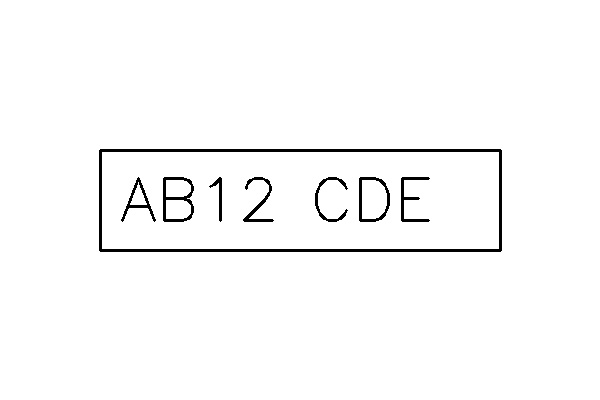
#> input picture anpr_system/data/test_images/test_plate.jpg, 600 x 400 px
$ python simple_detector.py ../data/test_images/test_plate.jpg
#> lines starting #> are read from the running program, lines starting #| are printed output that depends on the picture; after the words box and inside, x2 and y2 are one past the last pixel; in counts of white or black regions, pixels touching at a corner belong together
import cv2
import numpy as np
import pytesseract
import re
import sys
from PIL import Image

def detect_and_recognize_plate(image_path):
    """
    Simple approach to detect and recognize a UK license plate.
    """
#> called with image_path = '../data/test_images/test_plate.jpg'
    # Load the image
    image = cv2.imread(image_path)
#> image is the input picture: shape (400, 600, 3); min 0, max 255, mean 249.4
    if image is None:
        print(f"Error loading image: {image_path}")
        return None, None

    # Show original image
    cv2.imshow("Original Image", image)

    # Convert to grayscale
    gray = cv2.cvtColor(image, cv2.COLOR_BGR2GRAY)

    # Apply Gaussian blur to reduce noise
    blurred = cv2.GaussianBlur(gray, (5, 5), 0)

    # Apply binary thresholding
    _, thresh = cv2.threshold(blurred, 0, 255, cv2.THRESH_BINARY + cv2.THRESH_OTSU)
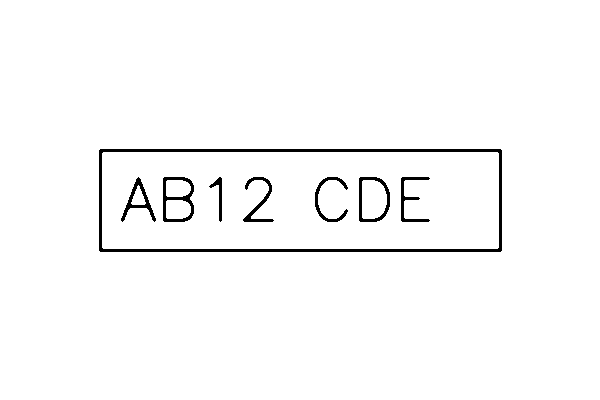
#> thresh: shape (400, 600); 97.7% white; 8 black regions, largest, box (x1, y1, x2, y2) and area: (99, 149, 502, 252) 3000, (163, 177, 194, 222) 491, (359, 177, 390, 222) 396

    # Show thresholded image
    cv2.imshow("Thresholded Image", thresh)

    # Find edges
    edges = cv2.Canny(thresh, 50, 150)
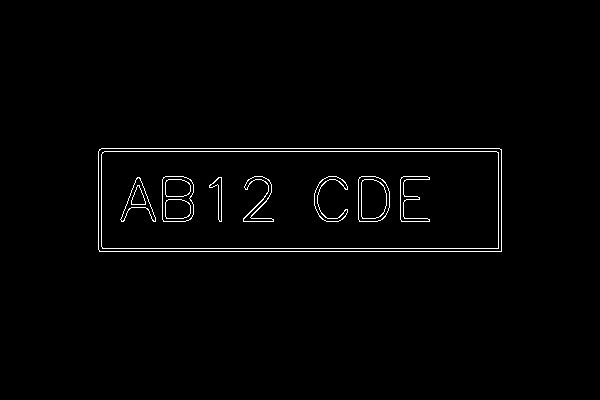
#> edges: shape (400, 600); 1.5% white in thin lines or dots, all inside (x1, y1, x2, y2) = (98, 148, 502, 252)

    # Show edges
    cv2.imshow("Edges", edges)

    # Find contours
    contours, _ = cv2.findContours(edges.copy(), cv2.RETR_EXTERNAL, cv2.CHAIN_APPROX_SIMPLE)
#> contours = 1 contour; box (x1, y1, x2, y2) and area: (98, 148, 502, 252) 41502

    # Create a copy of the original image to draw on
    image_with_contours = image.copy()
    cv2.drawContours(image_with_contours, contours, -1, (0, 255, 0), 2)
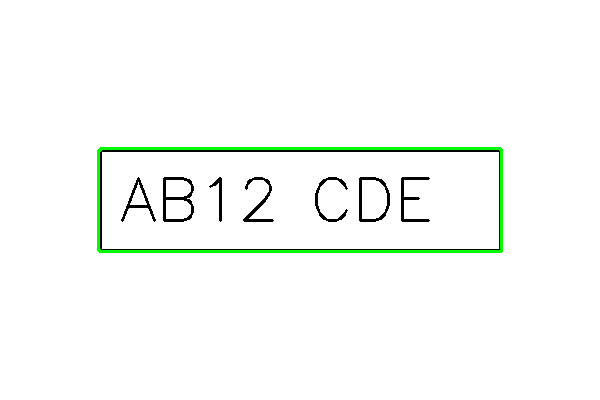
#> image_with_contours: shape (400, 600, 3); 1.26% of pixels changed, all inside (x1, y1, x2, y2) = (97, 147, 503, 253)
    cv2.imshow("All Contours", image_with_contours)

    # Sort contours by area, largest first
    contours = sorted(contours, key=cv2.contourArea, reverse=True)[:10]

    plate_contour = None
    plate_image = None

    # Loop through contours to find the license plate
    for contour in contours:
        # Get perimeter of contour
        perimeter = cv2.arcLength(contour, True)

        # Approximate the contour shape
        approx = cv2.approxPolyDP(contour, 0.02 * perimeter, True)

        # If the shape has 4 vertices, it could be a rectangle (license plate)
        if len(approx) >= 4 and len(approx) <= 6:
            x, y, w, h = cv2.boundingRect(contour)

            # Check aspect ratio for UK license plate
            aspect_ratio = float(w) / h
            if 2.0 < aspect_ratio < 7.0:
                plate_contour = contour
                plate_image = image[y:y+h, x:x+w]

                # Draw the contour on the original image
                cv2.rectangle(image, (x, y), (x + w, y + h), (0, 255, 0), 2)

                # Display the detected plate region
                cv2.imshow("Plate Region", image[y:y+h, x:x+w])
                break
#> this loop made 1 pass
#> (perimeter, approx, x, y, w, h, aspect_ratio) on pass 1: (1009.7, [[98, 151], [99, 251], [501, 251], [499, 148]], 98, 148, 404, 104, 3.88)
#> pass 1, in detect_and_recognize_plate, `cv2.imshow("Plate Region", image[y:y+h, x:x+w])`:
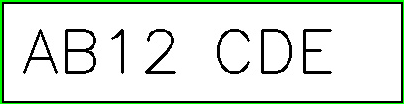
#> window 'Plate Region': shape (104, 404, 3); mean B, G, R 220.1, 229.3, 220.1
#> after the loop:
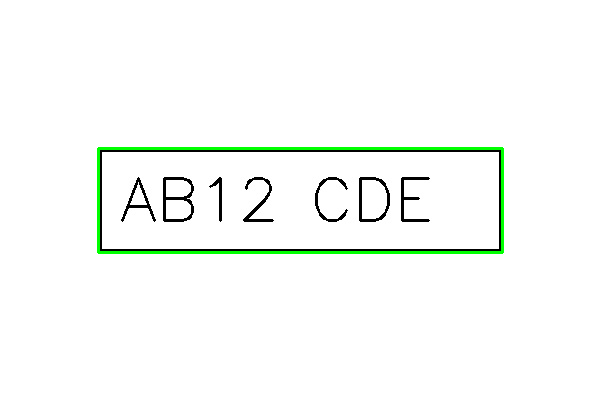
#> image: shape (400, 600, 3); 1.27% of pixels changed, all inside (x1, y1, x2, y2) = (97, 147, 504, 254)

    # If no contour matched our criteria, try direct OCR on the whole image
    if plate_image is None:
        print("No plate contour found, attempting direct OCR...")
        # Convert the thresholded image to PIL format
        pil_image = Image.fromarray(thresh)

        # Perform OCR with Tesseract
        text = pytesseract.image_to_string(pil_image, config='--psm 11 --oem 3')
        plate_text = clean_and_format_plate(text)

        return plate_text, image

    # Process the detected plate
    if plate_image is not None:
        # Convert to grayscale
        plate_gray = cv2.cvtColor(plate_image, cv2.COLOR_BGR2GRAY)
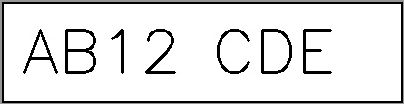
#> plate_gray: shape (104, 404); min 0, max 255, mean 225.5

        # Thresholding to make the text clearer
        _, plate_thresh = cv2.threshold(plate_gray, 0, 255, cv2.THRESH_BINARY + cv2.THRESH_OTSU)
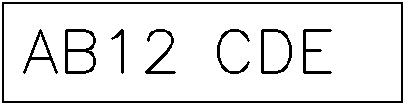
#> plate_thresh: shape (104, 404); 89.9% white; black in thin lines or dots

        # Convert to PIL Image for OCR
        plate_pil = Image.fromarray(plate_thresh)

        # Try multiple OCR configurations
        configs = [
            '--psm 7 --oem 3 -c tessedit_char_whitelist=ABCDEFGHIJKLMNOPQRSTUVWXYZ0123456789',
            '--psm 8 --oem 3 -c tessedit_char_whitelist=ABCDEFGHIJKLMNOPQRSTUVWXYZ0123456789',
            '--psm 6 --oem 3 -c tessedit_char_whitelist=ABCDEFGHIJKLMNOPQRSTUVWXYZ0123456789'
        ]

        best_text = ""
        for config in configs:
            text = pytesseract.image_to_string(plate_pil, config=config)
            print(f"OCR with {config}: {text}")

            cleaned = clean_and_format_plate(text)
            if is_valid_uk_plate(cleaned):
                best_text = cleaned
                break

            if not best_text and cleaned:
                best_text = cleaned

        if best_text:
            return best_text, image

    return None, image

def clean_and_format_plate(text):
    """
    Clean and format the recognized text as a UK plate.
    """
    # Remove non-alphanumeric characters
    clean_text = ''.join(c for c in text if c.isalnum()).upper()

    # Look for UK plate pattern (e.g., AA00AAA or AA00 AAA)
    if len(clean_text) >= 7:
        # Try to extract the UK plate format
        for i in range(len(clean_text) - 6):
            candidate = clean_text[i:i+7]
            if re.match(r'^[A-Z]{2}\d{2}[A-Z]{3}$', candidate):
                return f"{candidate[:2]}{candidate[2:4]} {candidate[4:]}"

    # If specific pattern not found but length is 7, still format as UK plate
    if len(clean_text) == 7:
        return f"{clean_text[:2]}{clean_text[2:4]} {clean_text[4:]}"

    return clean_text

def is_valid_uk_plate(text):
    """
    Check if the text matches a UK license plate format.
    """
    # Remove spaces
    text = text.replace(" ", "")

    # Check format: two letters, two digits, three letters
    return bool(re.match(r'^[A-Z]{2}\d{2}[A-Z]{3}$', text))

if __name__ == "__main__":
    if len(sys.argv) != 2:
        print("Usage: python simple_detector.py <image_path>")
        sys.exit(1)

#> (the run stopped early here; a loop or call above may not have finished)
